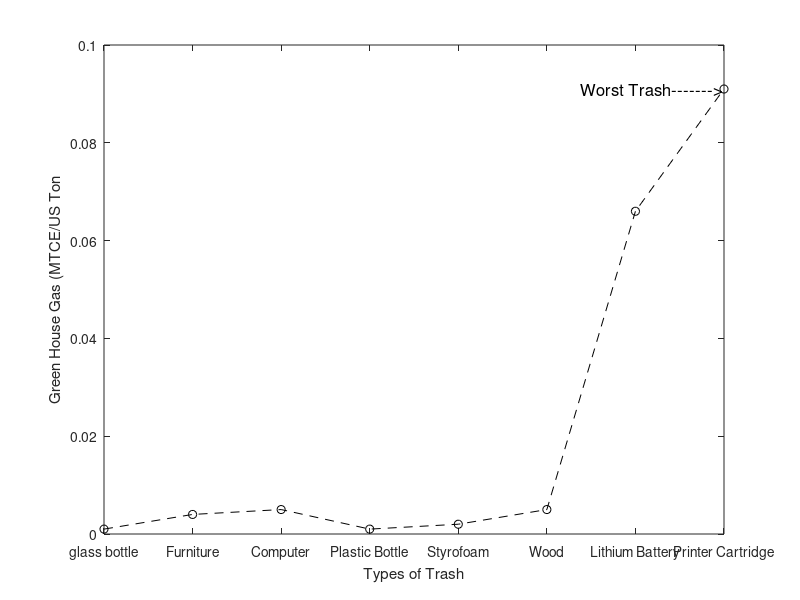

Recreate this plot in MATLAB.
clear all 
close all 

%data 

key={'glass bottle','Furniture','Computer','Plastic Bottle','Styrofoam','Wood','Lithium Battery','Printer Cartridge'};
mindist=[2.71 4.25 0.92 0.03 0.79 1.22 4.84 1.16]; %km
maxdist=[84.07 248.54 269.4 283.54 294.96 515.89 3975.58 6115.71]; %km
avdist=[18.4 79.46 101.24 27.15 46.33 92.36 1246.15 1713.57]; %km
time=[500 30 300 450 5000 15 100 100]; %years
ghg=[0.001 0.004 0.005 0.001 0.002 0.005 0.066 0.091]; %MTCE/us ton

c=(zeros(1));
for i=1:8; %sets size for loop 
    x= (maxdist(i) > 280 && avdist(i) > 100) || (time(i) >400);
     if maxdist(i)>200 & avdist(i)>100 | time (i) >400; 
         b=ghg(i);
         if c<b
             c=b;
         end 
     end 
end 


         
      
   
        
         
     I=find(ghg==c) ;
     fprintf('The Worst Trash is %s\n',key{I})

figure;
plot(ghg,'--ko');
xlabel('Types of Trash'); 
set(gca,'Xticklabel',key); 
ylabel('Green House Gas (MTCE/US Ton');
text(I,ghg(I),'Worst Trash------->','fontsize',12,'horizontalalignment','right');



